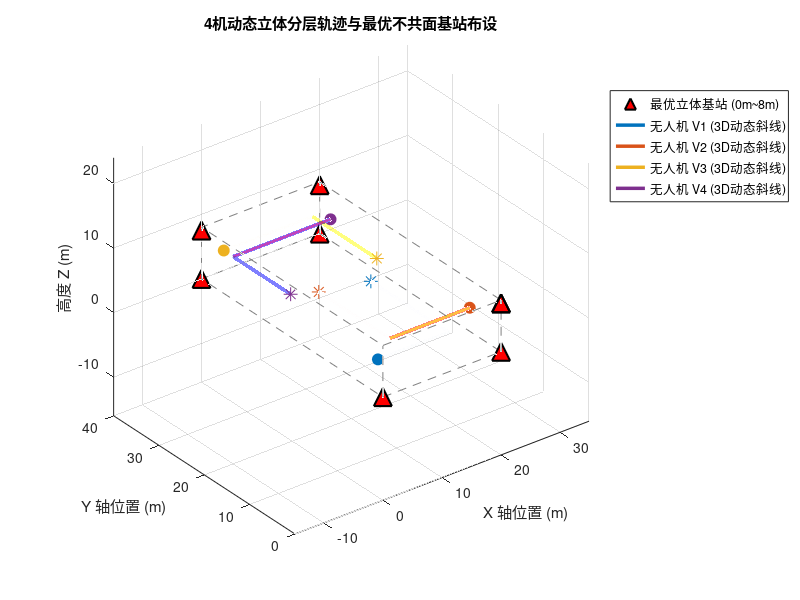

MATLAB code for this plot:
% =========================================================================
% generate_data_3D.m (CMLKF 几何最优化版)
% 3D多车(无人机行为) UWB/IMU 协同定位仿真数据生成脚本
% 空间范围：20m x 40m x 8m (高度严格控制在 2m ~ 7m)
% 优化重点：重构基站最大立体非对称拓扑，以及无人机群多高度层动态斜线协同轨迹
% =========================================================================
clc; clear; close all;

%% 1. 全局参数设置与保存路径
F_imu = 100;                % 想要生成的 IMU 频率 (Hz)，例如 100 或 10
F_uwb = 10;                 % 想要生成的 UWB 频率 (Hz)，例如 10 或 1

dt_imu = 1 / F_imu;        % 自动计算 IMU 采样步长
dt_uwb = 1 / F_uwb;        % 自动计算 UWB 采样步长

uwb_downsample_factor = round(dt_uwb / dt_imu); 
if mod(dt_uwb, dt_imu) ~= 0
    error('警告：UWB 采样周期必须是 IMU 采样周期的整数倍！');
end

t_end = 300;                % 运行时间 300秒
N_steps = round(t_end / dt_imu) + 1; % 30001 个采样点
Vehicle_num = 4;            % 车辆数量
Anchor_num = 8;             % 基站数量

% 基站高度在 0~8m 范围内实现非对称立体最大化错落

% 18个最优立体基站总表（严格按照你原代码的递增拓扑顺序排列）
all_anchors_pool = [
     0,  0, 0;      % 1  (4基站基础)
    20,  0, 7.5;    % 2
    20, 40, 0;      % 3
     0, 40, 7.5;    % 4
     0, 40, 0;      % 5  (5基站新增)
    20,  0, 7.5;    % 6  (6基站新增)
    20, 40, 7.5;    % 7  (7基站新增)
    20,  0, 0;      % 8  (8基站新增)
     0, 20, 0;      % 9  (9基站新增)
    20, 20, 0;      % 10 (10基站新增)
     0, 20, 7.5;    % 11 (11基站新增)
    20, 20, 7.5;    % 12 (12基站新增)
    20, 30, 7.5;    % 13 (13基站新增)
     0, 10, 0;      % 14 (14基站新增)
    20, 30, 0;      % 15 (15基站新增)
     0, 30, 7.5;    % 16 (16基站新增)
     0, 30, 0;      % 17 (17基站新增)
    20, 33, 0;      % 18 (18基站新增)
    10, 0, 7.5;     % 19 (19基站新增)
    10, 0, 0;       % 20 (20基站新增)
];

if Anchor_num > size(all_anchors_pool, 1) || Anchor_num < 4
    error('输入的 Anchor_num 超出预设范围，请检查！');
end
anchors = all_anchors_pool(1:Anchor_num, :);

% 保存路径
save_dir = 'E:\SE3_MLKF_Project\Data\Low_freq'; 
trajectories_mat_name = sprintf('Trj_data_Veh%d_Anc%d_3D_1.mat', Vehicle_num, Anchor_num);
   
% 噪声参数
IMU_noise_params.sigma_na = 0.03;      
IMU_noise_params.sigma_nw = 0.003;     
IMU_noise_params.sigma_ba = 0.001;     
IMU_noise_params.sigma_bw = 0.0001;    
UWB_noise_params.sigma_anc = 0.3;     
UWB_noise_params.sigma_rel = 0.3;  


%% 2. 独立车辆动力学规划 (3秒平滑原地转弯 + 持续三维斜线飞行)
% 初始状态规划：[X, Y, Z, 初始速率, 初始航向角]
% 高度均限制在 2m ~ 7m 范围内，各自占据不同的起始高度层
init_configs = [
    3,   5,  2.5,  0.10,  0;      % V1: 低空层(2.5m)， 偏南，朝东，后续北转
   17,   3,  6.5,  0.10,  pi;     % V2: 高空层(6.5m)， 偏南，朝西，后续北转
    3,  39,  3.8,  0.10,  0;      % V3: 中低层(3.8m)， 偏北，朝东，后续南转
   18,  35,  5.2,  0.10,  pi;     % V4: 中高层(5.2m)， 偏北，朝西，后续南转
];

trajectories = struct();
for n = 1:Vehicle_num
    v_name = sprintf('V%d', n);
    cfg = init_configs(n, :);
    
    P_true = zeros(N_steps, 3);
    V_true = zeros(N_steps, 3);
    A_true = zeros(N_steps, 3);
    Theta_true = zeros(N_steps, 1);
    
    % 初始条件
    P_true(1, :) = cfg(1:3);
    v_mag = cfg(4);
    th_curr = cfg(5);
    V_true(1, :) = [v_mag * cos(th_curr), v_mag * sin(th_curr), 0];
    Theta_true(1) = th_curr;
    
    % 计算转弯过渡段的时间窗
    t_turn_start = 120 + (n-1)*15; % 错开转弯时间：V1:120s, V2:135s, V3:150s, V4:165s
    t_turn_end = t_turn_start + 3;
    
    for k = 2:N_steps
        t = (k-1) * dt_imu;
        a_curr = [0; 0; 0]; % 默认 Z 轴加速度全程为 0
        th_curr = Theta_true(k-1);
        
        switch n
            case 1  % V1: 高度恒定 2.5m。东行巡航 -> 120s时原地左转 -> 向北巡航
                if t < t_turn_start
                    th_curr = 0; a_curr = [0; 0; 0];
                elseif t >= t_turn_start && t <= t_turn_end
                    a_curr = [0; 0; 0]; V_true(k-1, 1:2) = 0; % 原地转弯，水平速度置零
                    th_curr = 0 + (pi/2)/3 * (t - t_turn_start); % 3秒平滑左转90度(朝北)
                elseif t > t_turn_end && t <= t_turn_end + 10
                    th_curr = pi/2; a_curr = [0; 0.01; 0]; % 转弯后水平加速 10s 恢复航速
                else
                    th_curr = pi/2; a_curr = [0; 0; 0];    % 匀速北行
                end
                
            case 2  % V2: 高度恒定 6.5m。西行巡航 -> 135s时原地右转 -> 向北巡航
                if t < t_turn_start
                    th_curr = pi; a_curr = [0; 0; 0];
                elseif t >= t_turn_start && t <= t_turn_end
                    a_curr = [0; 0; 0]; V_true(k-1, 1:2) = 0;
                    th_curr = pi - (pi/2)/3 * (t - t_turn_start); % 3秒平滑右转90度(朝北)
                elseif t > t_turn_end && t <= t_turn_end + 10
                    th_curr = pi/2; a_curr = [0; 0.01; 0]; % 转弯后水平加速 10s
                else
                    th_curr = pi/2; a_curr = [0; 0; 0];
                end
                
            case 3  % V3: 高度恒定 3.8m。东行巡航 -> 150s时原地右转 -> 向南巡航
                if t < t_turn_start
                    th_curr = 0; a_curr = [0; 0; 0];
                elseif t >= t_turn_start && t <= t_turn_end
                    a_curr = [0; 0; 0]; V_true(k-1, 1:2) = 0;
                    th_curr = 0 - (pi/2)/3 * (t - t_turn_start); % 3秒平滑右转90度(朝南)
                elseif t > t_turn_end && t <= t_turn_end + 10
                    th_curr = -pi/2; a_curr = [0; -0.01; 0]; % 转弯后水平加速 10s
                else
                    th_curr = -pi/2; a_curr = [0; 0; 0];
                end
                
            case 4  % V4: 高度恒定 5.2m。西行巡航 -> 165s时原地左转 -> 向南巡航
                if t < t_turn_start
                    th_curr = pi; a_curr = [0; 0; 0];
                elseif t >= t_turn_start && t <= t_turn_end
                    a_curr = [0; 0; 0]; V_true(k-1, 1:2) = 0;
                    th_curr = pi + (pi/2)/3 * (t - t_turn_start); % 3秒平滑左转90度(朝南)
                elseif t > t_turn_end && t <= t_turn_end + 10
                    th_curr = 3*pi/2; a_curr = [0; -0.01; 0]; % 转弯后水平加速 10s
                else
                    th_curr = 3*pi/2; a_curr = [0; 0; 0];
                end
        end
        
        % 严格物理积分更新
        A_true(k-1, :) = a_curr';
        V_true(k, :)   = V_true(k-1, :) + A_true(k-1, :) * dt_imu;
        P_true(k, :)   = P_true(k-1, :) + V_true(k-1, :) * dt_imu + 0.5 * A_true(k-1, :) * dt_imu^2;
        Theta_true(k)  = th_curr;
    end
    A_true(end, :) = [0, 0, 0];



    % 保存真值分量
    trajectories.(v_name).Time_true = (0:dt_imu:t_end)';
    trajectories.(v_name).X_true = P_true(:, 1);
    trajectories.(v_name).Y_true = P_true(:, 2);
    trajectories.(v_name).Z_true = P_true(:, 3);
    trajectories.(v_name).Vx_true = V_true(:, 1);
    trajectories.(v_name).Vy_true = V_true(:, 2);
    trajectories.(v_name).Vz_true = V_true(:, 3);
    trajectories.(v_name).Theta_true = Theta_true;
    
    % 旋转矩阵序列 R_true
    R_true = zeros(3, 3, N_steps);
    for k = 1:N_steps
        th = Theta_true(k);
        R_true(:, :, k) = [
            cos(th), -sin(th), 0;
            sin(th),  cos(th), 0;
            0,        0,       1
        ];
    end
    trajectories.(v_name).R_true = R_true;
end

%% 3. 生成含有零偏与白噪声的 100Hz 3D IMU 测量信号
for n = 1:Vehicle_num
    v_name = sprintf('V%d', n);
    veh = trajectories.(v_name);
    
    % 计算理想 3D 角速度
    theta_unwrapped = unwrap(veh.Theta_true);
    wz_true = gradient(theta_unwrapped, dt_imu);
    omega_body_ideal = [zeros(N_steps, 2), wz_true];
    
    % 计算理想特定力：f = R^T * (a - g)
    a_body_ideal = zeros(N_steps, 3);
    g_vec = [0; 0; -9.81];
    for k = 1:N_steps
        R_k = veh.R_true(:, :, k);
        a_world = [A_true(k, 1); A_true(k, 2); A_true(k, 3)];
        a_body_ideal(k, :) = (R_k' * (a_world - g_vec))';
    end
    
    % 模拟高保真零偏游走
    ba_init = (rand(1, 3) - 0.5) * 0.1;    
    bw_init = (rand(1, 3) - 0.5) * 0.01;
    b_a = ba_init + cumsum(randn(N_steps, 3) * IMU_noise_params.sigma_ba * sqrt(dt_imu), 1);
    b_w = bw_init + cumsum(randn(N_steps, 3) * IMU_noise_params.sigma_bw * sqrt(dt_imu), 1);
    
    % 叠加噪声
    acc_noise = randn(N_steps, 3) * IMU_noise_params.sigma_na;
    gyro_noise = randn(N_steps, 3) * IMU_noise_params.sigma_nw;
    
    acc_m = a_body_ideal + b_a + acc_noise;
    gyro_m = omega_body_ideal + b_w + gyro_noise;
    
    % 保存 IMU 数据
    trajectories.(v_name).IMU_Time = veh.Time_true;
    trajectories.(v_name).IMU_acc_m = acc_m;
    trajectories.(v_name).IMU_gyro_m = gyro_m;
    trajectories.(v_name).IMU_bias_a_true = b_a;
    trajectories.(v_name).IMU_bias_w_true = b_w;
end

%% 4. 生成 10Hz 同步 UWB 测距信号
idx_uwb = 1:uwb_downsample_factor:N_steps;
t_uwb = trajectories.V1.Time_true(idx_uwb);
N_uwb = length(t_uwb);
pos_true_uwb = zeros(N_uwb, 3, Vehicle_num);
for n = 1:Vehicle_num
    v_name = sprintf('V%d', n);
    pos_true_uwb(:, 1, n) = trajectories.(v_name).X_true(idx_uwb);
    pos_true_uwb(:, 2, n) = trajectories.(v_name).Y_true(idx_uwb);
    pos_true_uwb(:, 3, n) = trajectories.(v_name).Z_true(idx_uwb);
end
for n = 1:Vehicle_num
    v_name = sprintf('V%d', n);
    
    % A. UWB 基站 3D 测距
    UWB_Anchor = zeros(N_uwb, 1 + Anchor_num);
    UWB_Anchor(:, 1) = t_uwb;
    for a_idx = 1:Anchor_num
        dx = pos_true_uwb(:, 1, n) - anchors(a_idx, 1);
        dy = pos_true_uwb(:, 2, n) - anchors(a_idx, 2);
        dz = pos_true_uwb(:, 3, n) - anchors(a_idx, 3);
        dist_true = sqrt(dx.^2 + dy.^2 + dz.^2);
        
        UWB_Anchor(:, 1 + a_idx) = dist_true + randn(N_uwb, 1) * UWB_noise_params.sigma_anc;
    end
    trajectories.(v_name).UWB_Anchor = UWB_Anchor;
    
    % B. UWB 3D 车间相对测距
    UWB_Relative = zeros(N_uwb, 1 + Vehicle_num);
    UWB_Relative(:, 1) = t_uwb;
    for j = 1:Vehicle_num
        if n == j
            UWB_Relative(:, 1 + j) = NaN;
        else
            dx = pos_true_uwb(:, 1, n) - pos_true_uwb(:, 1, j);
            dy = pos_true_uwb(:, 2, n) - pos_true_uwb(:, 2, j);
            dz = pos_true_uwb(:, 3, n) - pos_true_uwb(:, 3, j);
            dist_true = sqrt(dx.^2 + dy.^2 + dz.^2);
            
            UWB_Relative(:, 1 + j) = dist_true + randn(N_uwb, 1) * UWB_noise_params.sigma_rel;
        end
    end
    trajectories.(v_name).UWB_Relative = UWB_Relative;
end

%% 5. 轨迹可视化 (三维立体作图以确认高度不共面)
figure('Name', 'Multi-Agent 最优 3D 协同定位拓扑轨迹', 'Position', [100, 100, 850, 650]);
hold on; grid on; axis equal;
xlabel('X 轴位置 (m)'); ylabel('Y 轴位置 (m)'); zlabel('高度 Z (m)');
title('4机动态立体分层轨迹与最优不共面基站布设');

% 绘制边界立体框
line([0, 20, 20, 0, 0], [0, 0, 40, 40, 0], [0, 0, 0, 0, 0], 'Color', [0.5,0.5,0.5], 'LineStyle', '--');
line([0, 20, 20, 0, 0], [0, 0, 40, 40, 0], [8, 8, 8, 8, 8], 'Color', [0.5,0.5,0.5], 'LineStyle', '--');
for corner = [0, 20]
    for side = [0, 40]
        line([corner, corner], [side, side], [0, 8], 'Color', [0.5,0.5,0.5], 'LineStyle', '--');
    end
end

% 绘制最优不共面基站
h_anchor = plot3(anchors(:,1), anchors(:,2), anchors(:,3), '^', 'MarkerSize', 13, ...
    'MarkerFaceColor', 'r', 'MarkerEdgeColor', 'k', 'LineWidth', 1.5, 'DisplayName', '最优立体基站 (0m~8m)');

colors = lines(Vehicle_num);
h_traj = zeros(1, Vehicle_num);
for n = 1:Vehicle_num
    v_data = trajectories.(sprintf('V%d', n));
    h_traj(n) = plot3(v_data.X_true, v_data.Y_true, v_data.Z_true, 'Color', colors(n,:), 'LineWidth', 2.5, ...
        'DisplayName', sprintf('无人机 V%d (3D动态斜线)', n));
    
    % 标记起始点和终点
    plot3(v_data.X_true(1), v_data.Y_true(1), v_data.Z_true(1), 'o', 'MarkerSize', 8, 'MarkerFaceColor', colors(n,:), 'Color', colors(n,:));
    plot3(v_data.X_true(end), v_data.Y_true(end), v_data.Z_true(end), '*', 'MarkerSize', 10, 'Color', colors(n,:));
end
view(3); 
legend([h_anchor, h_traj], 'Location', 'northeastoutside');
hold off;

%% 6. 数据保存
if ~exist(save_dir, 'dir')
    mkdir(save_dir);
end
save_path = fullfile(save_dir, trajectories_mat_name);
save(save_path, 'trajectories', 'anchors', 'IMU_noise_params', 'UWB_noise_params', 'Vehicle_num', 'Anchor_num');
fprintf('CMLKF 优化版 3D 仿真数据生成成功，已保存至：%s\n', save_path);
